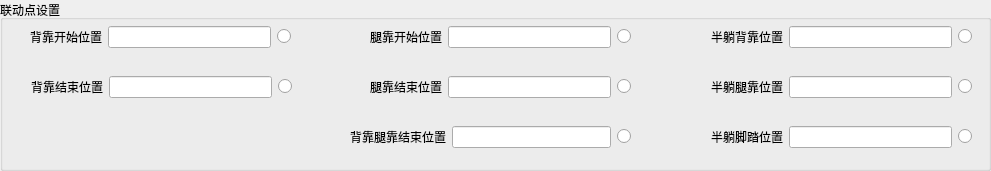
  <widget class="QGroupBox" name="groupBox_6">
   <property name="geometry">
    <rect>
     <x>10</x>
     <y>350</y>
     <width>991</width>
     <height>171</height>
    </rect>
   </property>
   <property name="title">
    <string>联动点设置</string>
   </property>
   <widget class="QWidget" name="layoutWidget">
    <property name="geometry">
     <rect>
      <x>711</x>
      <y>70</y>
      <width>261</width>
      <height>34</height>
     </rect>
    </property>
    <layout class="QGridLayout" name="gridLayout_19">
     <item row="1" column="0">
      <widget class="QLabel" name="label_29">
       <property name="text">
        <string>半躺腿靠位置</string>
       </property>
      </widget>
     </item>
     <item row="1" column="2">
      <widget class="QRadioButton" name="rbnSelectMotorLegHalf">
       <property name="text">
        <string/>
       </property>
      </widget>
     </item>
     <item row="1" column="1">
      <widget class="QLineEdit" name="leMotorLegHalf"/>
     </item>
     <item row="0" column="1">
      <spacer name="verticalSpacer_41">
       <property name="orientation">
        <enum>Qt::Vertical</enum>
       </property>
       <property name="sizeHint" stdset="0">
        <size>
         <width>20</width>
         <height>40</height>
        </size>
       </property>
      </spacer>
     </item>
     <item row="2" column="1">
      <spacer name="verticalSpacer_42">
       <property name="orientation">
        <enum>Qt::Vertical</enum>
       </property>
       <property name="sizeHint" stdset="0">
        <size>
         <width>20</width>
         <height>40</height>
        </size>
       </property>
      </spacer>
     </item>
    </layout>
   </widget>
   <widget class="QWidget" name="layoutWidget">
    <property name="geometry">
     <rect>
      <x>30</x>
      <y>20</y>
      <width>261</width>
      <height>34</height>
     </rect>
    </property>
    <layout class="QGridLayout" name="gridLayout_13">
     <item row="1" column="2">
      <widget class="QRadioButton" name="rbnSelectMotorBackStart">
       <property name="text">
        <string/>
       </property>
      </widget>
     </item>
     <item row="1" column="0">
      <widget class="QLabel" name="label_23">
       <property name="text">
        <string>背靠开始位置</string>
       </property>
      </widget>
     </item>
     <item row="1" column="1">
      <widget class="QLineEdit" name="leMotorBackStart"/>
     </item>
     <item row="2" column="1">
      <spacer name="verticalSpacer_30">
       <property name="orientation">
        <enum>Qt::Vertical</enum>
       </property>
       <property name="sizeHint" stdset="0">
        <size>
         <width>20</width>
         <height>40</height>
        </size>
       </property>
      </spacer>
     </item>
     <item row="0" column="1">
      <spacer name="verticalSpacer_29">
       <property name="orientation">
        <enum>Qt::Vertical</enum>
       </property>
       <property name="sizeHint" stdset="0">
        <size>
         <width>20</width>
         <height>40</height>
        </size>
       </property>
      </spacer>
     </item>
    </layout>
   </widget>
   <widget class="QWidget" name="layoutWidget">
    <property name="geometry">
     <rect>
      <x>31</x>
      <y>70</y>
      <width>261</width>
      <height>34</height>
     </rect>
    </property>
    <layout class="QGridLayout" name="gridLayout_14">
     <item row="1" column="0">
      <widget class="QLabel" name="label_24">
       <property name="text">
        <string>背靠结束位置</string>
       </property>
      </widget>
     </item>
     <item row="1" column="2">
      <widget class="QRadioButton" name="rbnSelectMotorBackEnd">
       <property name="text">
        <string/>
       </property>
      </widget>
     </item>
     <item row="1" column="1">
      <widget class="QLineEdit" name="leMotorBackEnd"/>
     </item>
     <item row="0" column="1">
      <spacer name="verticalSpacer_31">
       <property name="orientation">
        <enum>Qt::Vertical</enum>
       </property>
       <property name="sizeHint" stdset="0">
        <size>
         <width>20</width>
         <height>40</height>
        </size>
       </property>
      </spacer>
     </item>
     <item row="2" column="1">
      <spacer name="verticalSpacer_32">
       <property name="orientation">
        <enum>Qt::Vertical</enum>
       </property>
       <property name="sizeHint" stdset="0">
        <size>
         <width>20</width>
         <height>40</height>
        </size>
       </property>
      </spacer>
     </item>
    </layout>
   </widget>
   <widget class="QWidget" name="layoutWidget">
    <property name="geometry">
     <rect>
      <x>350</x>
      <y>120</y>
      <width>281</width>
      <height>34</height>
     </rect>
    </property>
    <layout class="QGridLayout" name="gridLayout_15">
     <item row="1" column="2">
      <widget class="QRadioButton" name="rbnSelectMotorBackMotorLegEnd">
       <property name="text">
        <string/>
       </property>
      </widget>
     </item>
     <item row="1" column="1">
      <widget class="QLineEdit" name="leMotorBackMotorLegEnd"/>
     </item>
     <item row="1" column="0">
      <widget class="QLabel" name="label_25">
       <property name="text">
        <string>背靠腿靠结束位置</string>
       </property>
      </widget>
     </item>
     <item row="0" column="1">
      <spacer name="verticalSpacer_33">
       <property name="orientation">
        <enum>Qt::Vertical</enum>
       </property>
       <property name="sizeHint" stdset="0">
        <size>
         <width>20</width>
         <height>40</height>
        </size>
       </property>
      </spacer>
     </item>
     <item row="2" column="1">
      <spacer name="verticalSpacer_34">
       <property name="orientation">
        <enum>Qt::Vertical</enum>
       </property>
       <property name="sizeHint" stdset="0">
        <size>
         <width>20</width>
         <height>40</height>
        </size>
       </property>
      </spacer>
     </item>
    </layout>
   </widget>
   <widget class="QWidget" name="layoutWidget">
    <property name="geometry">
     <rect>
      <x>370</x>
      <y>20</y>
      <width>261</width>
      <height>34</height>
     </rect>
    </property>
    <layout class="QGridLayout" name="gridLayout_16">
     <item row="1" column="1">
      <widget class="QLineEdit" name="leMotorLegStart"/>
     </item>
     <item row="1" column="2">
      <widget class="QRadioButton" name="rbnSelectMotorLegStart">
       <property name="text">
        <string/>
       </property>
      </widget>
     </item>
     <item row="1" column="0">
      <widget class="QLabel" name="label_26">
       <property name="text">
        <string>腿靠开始位置</string>
       </property>
      </widget>
     </item>
     <item row="0" column="1">
      <spacer name="verticalSpacer_35">
       <property name="orientation">
        <enum>Qt::Vertical</enum>
       </property>
       <property name="sizeHint" stdset="0">
        <size>
         <width>20</width>
         <height>40</height>
        </size>
       </property>
      </spacer>
     </item>
     <item row="2" column="1">
      <spacer name="verticalSpacer_36">
       <property name="orientation">
        <enum>Qt::Vertical</enum>
       </property>
       <property name="sizeHint" stdset="0">
        <size>
         <width>20</width>
         <height>40</height>
        </size>
       </property>
      </spacer>
     </item>
    </layout>
   </widget>
   <widget class="QWidget" name="layoutWidget">
    <property name="geometry">
     <rect>
      <x>370</x>
      <y>70</y>
      <width>261</width>
      <height>34</height>
     </rect>
    </property>
    <layout class="QGridLayout" name="gridLayout_17">
     <item row="1" column="0">
      <widget class="QLabel" name="label_27">
       <property name="text">
        <string>腿靠结束位置</string>
       </property>
      </widget>
     </item>
     <item row="1" column="2">
      <widget class="QRadioButton" name="rbnSelectMotorLegEnd">
       <property name="text">
        <string/>
       </property>
      </widget>
     </item>
     <item row="1" column="1">
      <widget class="QLineEdit" name="leMotorLegEnd"/>
     </item>
     <item row="0" column="1">
      <spacer name="verticalSpacer_37">
       <property name="orientation">
        <enum>Qt::Vertical</enum>
       </property>
       <property name="sizeHint" stdset="0">
        <size>
         <width>20</width>
         <height>40</height>
        </size>
       </property>
      </spacer>
     </item>
     <item row="2" column="1">
      <spacer name="verticalSpacer_38">
       <property name="orientation">
        <enum>Qt::Vertical</enum>
       </property>
       <property name="sizeHint" stdset="0">
        <size>
         <width>20</width>
         <height>40</height>
        </size>
       </property>
      </spacer>
     </item>
    </layout>
   </widget>
   <widget class="QWidget" name="layoutWidget">
    <property name="geometry">
     <rect>
      <x>711</x>
      <y>20</y>
      <width>261</width>
      <height>34</height>
     </rect>
    </property>
    <layout class="QGridLayout" name="gridLayout_18">
     <item row="1" column="2">
      <widget class="QRadioButton" name="rbnSelectMotorBackHalf">
       <property name="text">
        <string/>
       </property>
      </widget>
     </item>
     <item row="1" column="1">
      <widget class="QLineEdit" name="leMotorBackHalf"/>
     </item>
     <item row="1" column="0">
      <widget class="QLabel" name="label_28">
       <property name="text">
        <string>半躺背靠位置</string>
       </property>
      </widget>
     </item>
     <item row="0" column="1">
      <spacer name="verticalSpacer_39">
       <property name="orientation">
        <enum>Qt::Vertical</enum>
       </property>
       <property name="sizeHint" stdset="0">
        <size>
         <width>20</width>
         <height>40</height>
        </size>
       </property>
      </spacer>
     </item>
     <item row="2" column="1">
      <spacer name="verticalSpacer_40">
       <property name="orientation">
        <enum>Qt::Vertical</enum>
       </property>
       <property name="sizeHint" stdset="0">
        <size>
         <width>20</width>
         <height>40</height>
        </size>
       </property>
      </spacer>
     </item>
    </layout>
   </widget>
   <widget class="QWidget" name="layoutWidget">
    <property name="geometry">
     <rect>
      <x>711</x>
      <y>120</y>
      <width>261</width>
      <height>34</height>
     </rect>
    </property>
    <layout class="QGridLayout" name="gridLayout_20">
     <item row="1" column="0">
      <widget class="QLabel" name="label_30">
       <property name="text">
        <string>半躺脚踏位置</string>
       </property>
      </widget>
     </item>
     <item row="1" column="2">
      <widget class="QRadioButton" name="rbnSelectMotorFootHalf">
       <property name="text">
        <string/>
       </property>
      </widget>
     </item>
     <item row="1" column="1">
      <widget class="QLineEdit" name="leMotorFootHalf"/>
     </item>
     <item row="0" column="1">
      <spacer name="verticalSpacer_43">
       <property name="orientation">
        <enum>Qt::Vertical</enum>
       </property>
       <property name="sizeHint" stdset="0">
        <size>
         <width>20</width>
         <height>40</height>
        </size>
       </property>
      </spacer>
     </item>
     <item row="2" column="1">
      <spacer name="verticalSpacer_44">
       <property name="orientation">
        <enum>Qt::Vertical</enum>
       </property>
       <property name="sizeHint" stdset="0">
        <size>
         <width>20</width>
         <height>40</height>
        </size>
       </property>
      </spacer>
     </item>
    </layout>
   </widget>
  </widget>
